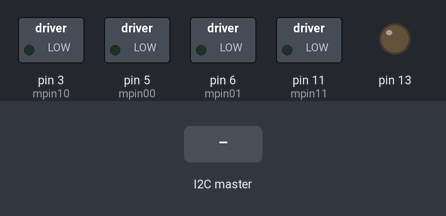
The sketch below on a simulated Arduino Uno, built with avr-gcc and run on an emulated ATmega328P. On the bench: switched loads named in the sketch (green lamp = pin HIGH), output pins drawn as LEDs (lit = HIGH). Dashed ring = blinking. The inputs (shaded band) are chosen by the test bench. What the sketch prints to the serial monitor is not drawn.

Above: at 1.2 s.
1.3 s: the I2C master sends the byte 1
At 1.7 s:
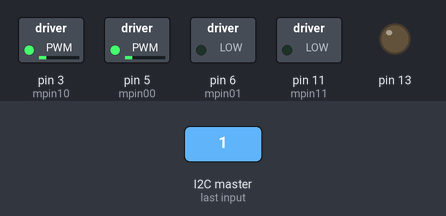
4.3 s: the I2C master sends the byte 2
At 4.7 s:
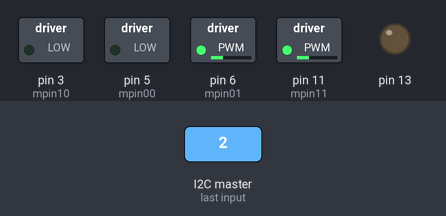
7.3 s: the I2C master sends the byte 0
At 8.2 s:
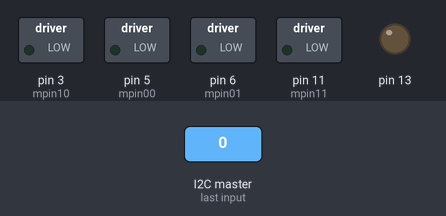
Timing chart, 0 to 10.3 s (numbered marks = the images above; inputs shaded):
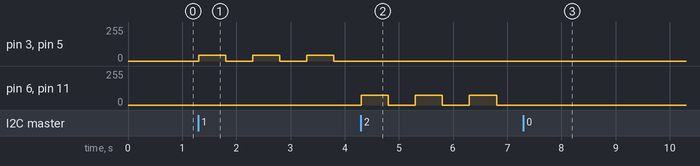

The sketch:

slave.ino
```cpp
#include <Wire.h>
#include <Servo.h>
// Pinii motor 1 stanga
#define mpin00 5
#define mpin01 6
// Pinii motor 2 dreapta
#define mpin10 3
#define mpin11 11
Servo srv;
int x = 0;

void setup() {
 Wire.begin(9);
 Serial.begin(9600);
 Wire.onReceive(receiveEvent);

 // configurarea pinilor motor ca iesire, initial valoare 0
 digitalWrite(mpin00, 0);
 digitalWrite(mpin01, 0);
 digitalWrite(mpin10, 0);
 digitalWrite(mpin11, 0);
 pinMode (mpin00, OUTPUT);
 pinMode (mpin01, OUTPUT);
 pinMode (mpin10, OUTPUT);
 pinMode (mpin11, OUTPUT);
 // pin LED
 pinMode(13, OUTPUT);
}
// Funcție pentru controlul unui motor
// Intrare: pinii m1 și m2, direcția și viteza
void StartMotor (int m1, int m2, int forward, int speed)
{

 if (speed==0) // oprire
 {
 digitalWrite(m1, 0);
 digitalWrite(m2, 0);
 }
 else
 {
 if (forward)
 {
 digitalWrite(m2, 0);

 analogWrite(m1, speed); // folosire PWM
 }
 else
 {
 digitalWrite(m1, 0);
 analogWrite(m2, speed);
 }
 }
}
// Funcție de siguranță
// Execută oprire motoare, urmată de delay
void delayStopped(int ms)
{
 StartMotor (mpin00, mpin01, 0, 0);
 StartMotor (mpin10, mpin11, 0, 0);
 delay(ms);
}
// Utilizare servo
// Poziționare în trei unghiuri
// La final, rămâne în mijloc (90 grade)
void playWithServo(int pin)
{
 srv.attach(pin);
 srv.write(0);
 delay(1000);
 srv.write(180);
 delay(1000);
 srv.write(90);
 delay(1000);
 srv.detach();
}
void receiveEvent(int bytes) {
 x = Wire.read(); // citim un caracter din I2C
}


void loop() {
Serial.print(x);
Serial.print(" ");

if (x == 1)
{//fata
    StartMotor (mpin00, mpin01, 1, 45);
    StartMotor (mpin10, mpin11, 1, 45);

    delay (500);
    delayStopped(500);

}

else if (x == 2)
{//spate
    StartMotor (mpin00, mpin01, 0, 75);
    StartMotor (mpin10, mpin11, 0, 75);

    delay (500);
    delayStopped(500);
}

else if (x == 3)
{
  //dreapta fata
 StartMotor (mpin00, mpin01, 1, 50);
   StartMotor (mpin10, mpin11, 0, 50);

   delay (500);
    delayStopped(500);

    StartMotor (mpin00, mpin01, 1, 45);
    StartMotor (mpin10, mpin11, 1, 45);

    delay (500);
    delayStopped(500);
}

else if(x == 4)
{
  //lateral stanga fata
   StartMotor (mpin00, mpin01, 0, 50);
   StartMotor (mpin10, mpin11, 1, 50);

   delay (500);
    delayStopped(500);

    StartMotor (mpin00, mpin01, 1, 45);
    StartMotor (mpin10, mpin11, 1, 45);

    delay (500);
    delayStopped(500);

}

else if(x == 5)
{
  //lateral dreapta spate
    StartMotor (mpin00, mpin01, 0, 50);
    StartMotor (mpin10, mpin11, 1, 50);

    delay (500);
    delayStopped(500);


     StartMotor (mpin00, mpin01, 0, 75);
    StartMotor (mpin10, mpin11, 0, 75);

    delay (500);
    delayStopped(500);

}

else if(x == 6)
{
  //lateral stanga spate
   StartMotor (mpin00, mpin01, 1, 50);
    StartMotor (mpin10, mpin11, 0, 50);

    delay (500);
    delayStopped(500);


     StartMotor (mpin00, mpin01, 0, 75);
    StartMotor (mpin10, mpin11, 0, 75);

    delay (500);
    delayStopped(500);
}
}
```

Measured:
- after the input at 1.3 s, pin 3 (mpin10), pin 5 (mpin00): alternates 45/255 for 0.50 s and 0/255 for 0.50 s, starting at once
- after the input at 4.3 s, pin 3 (mpin10), pin 5 (mpin00): stops changing and stays 0/255; pin 6 (mpin01), pin 11 (mpin11): alternates 75/255 for 0.50 s and 0/255 for 0.50 s, starting at once
- after the input at 7.3 s, pin 6 (mpin01), pin 11 (mpin11): stops changing and stays 0/255
